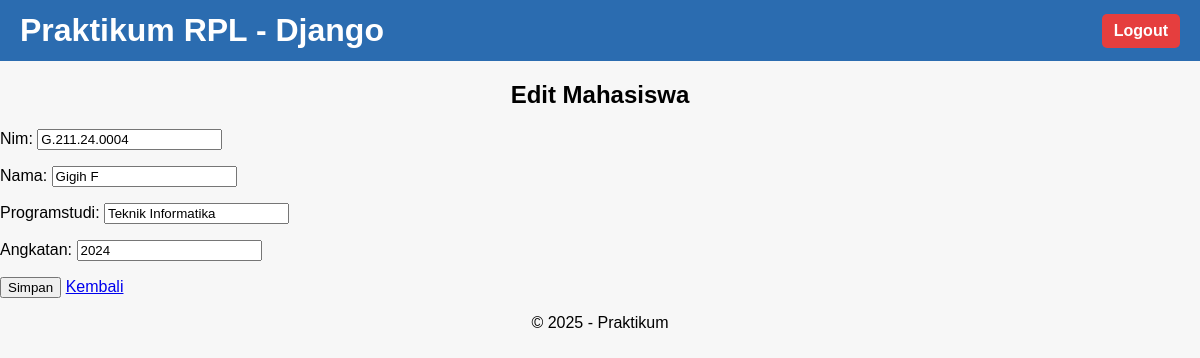
/mahasiswa/edit/3/ (signed in), run on the app's committed database.
### mahasiswa/models.py (models this page shows, shortened)
class Mahasiswa(models.Model):
    nim = models.CharField(max_length=15, unique=True)
    nama = models.CharField(max_length=100)
    programstudi = models.CharField(max_length=50)
    angkatan = models.IntegerField()

### mahasiswa/views.py (the view)
# urls.py: path('edit/<int:id>/', views.edit_mahasiswa, name='edit_mahasiswa'),
@login_required(login_url='/accounts/login/')
def edit_mahasiswa(request, id):
    mahasiswa = get_object_or_404(Mahasiswa, id=id)
    if request.method == 'POST':
        form = MahasiswaForm(request.POST, instance=mahasiswa)
        if form.is_valid():
            form.save()
            return redirect('daftar_mahasiswa')
    else:
        form = MahasiswaForm(instance=mahasiswa)
    return render(request, 'mahasiswa/form.html', {
        'form': form,
        'judul': 'Edit Mahasiswa'
    })

### mahasiswa/forms.py
class MahasiswaForm(forms.ModelForm):
    class Meta:
        model = Mahasiswa
        fields = '__all__'

### mahasiswa/templates/mahasiswa/form.html (shortened to what this page needs)
{% extends 'mahasiswa/base.html' %}
{% block content %}
<h2>{{ judul }}</h2>
<form method="POST">
    {{ form.as_p }}
    <button type="submit">
        Simpan
    </button>
    <a href="{% url 'daftar_mahasiswa' %}">
        Kembali
    </a>
</form>
{% endblock %}

### mahasiswa/static/mahasiswa/css/style.css (style rules this page uses)
body { font-family: Arial, sans-serif; margin:0; padding:0; background:#f7f7f7; }
h2 { text-align: center; margin-bottom: 20px; }

### data on the page
Mahasiswa: nim "G.211.24.0004", nama "Gigih F", programstudi "Teknik Informatika", angkatan "2024"

### other printed values
{{ judul }} "Edit Mahasiswa"
